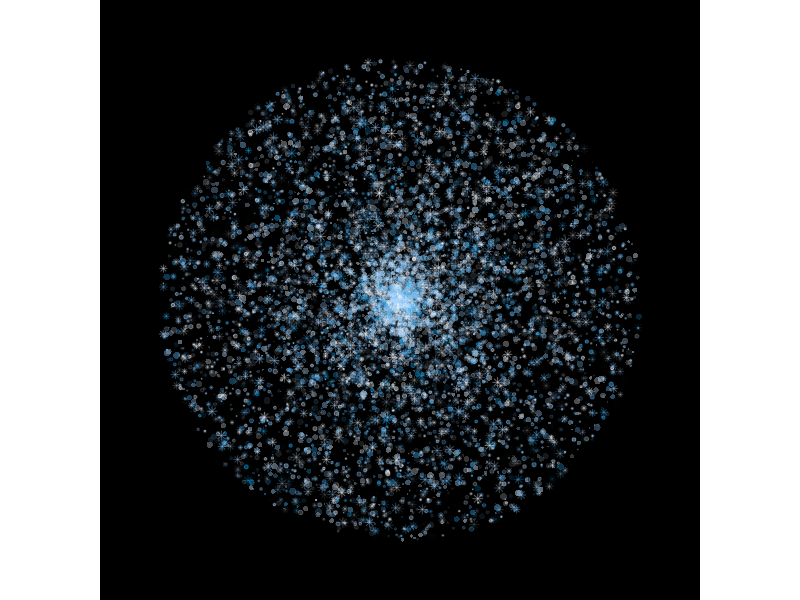
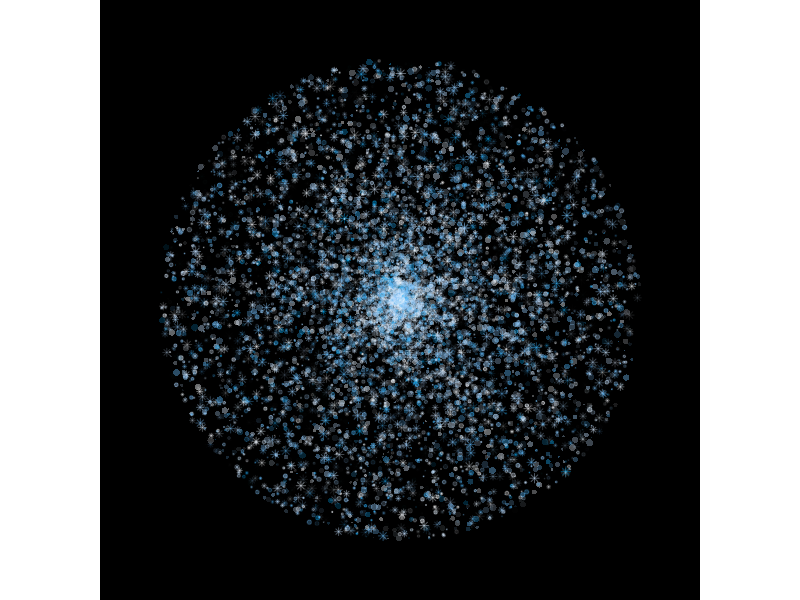

The R source for these figures, in order:
## ---- chunk 1
knitr::opts_chunk$set(echo = TRUE)
## ---- chunk 2

library(tidyverse)

## ---- chunk 3

coordinates <- 0:100
shapes <- c(16, 20, 8)
fill_color <- sample(x = coordinates, size = 10000, replace = TRUE)


ggplot() +
  
  geom_jitter(aes(x      = sample(x = coordinates, size = 10000, replace = TRUE), 
                  y      = sample(x = coordinates, size = 10000, replace = TRUE), 
                  fill   = fill_color,
                  color  = fill_color),
              size   = sample(x = seq(from = 0.1, to = 2, by = 0.1), size = 10000, replace = TRUE),
              alpha  = sample(x = seq(from = 0.01, to = 0.5, by = 0.1), size = 10000, replace = TRUE),
              shape  = sample(x = shapes, size = 10000, replace = TRUE)) +
  
  scale_color_gradient2(low   = "white",
                        high  = "#00a8f3") +
  
  coord_polar() +
  
  theme_void() +
  
  theme(legend.position = "none",
        plot.background = element_rect(fill = "black"))

## ---- chunk 4

ggsave(filename = here::here("2022", "Day_1", "genuary_day_1_plot.png"), device = "png", width = 10, height = 10)

